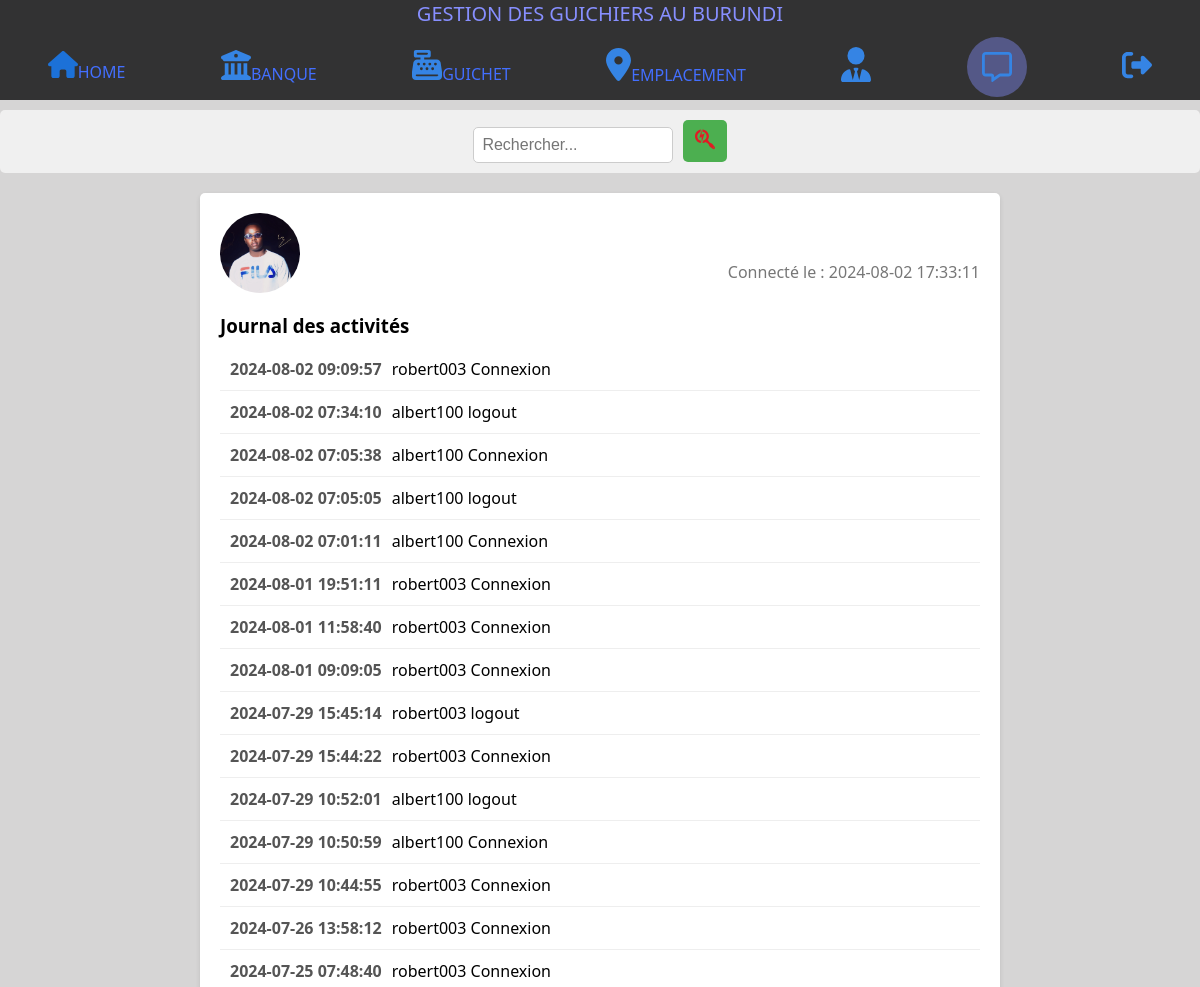
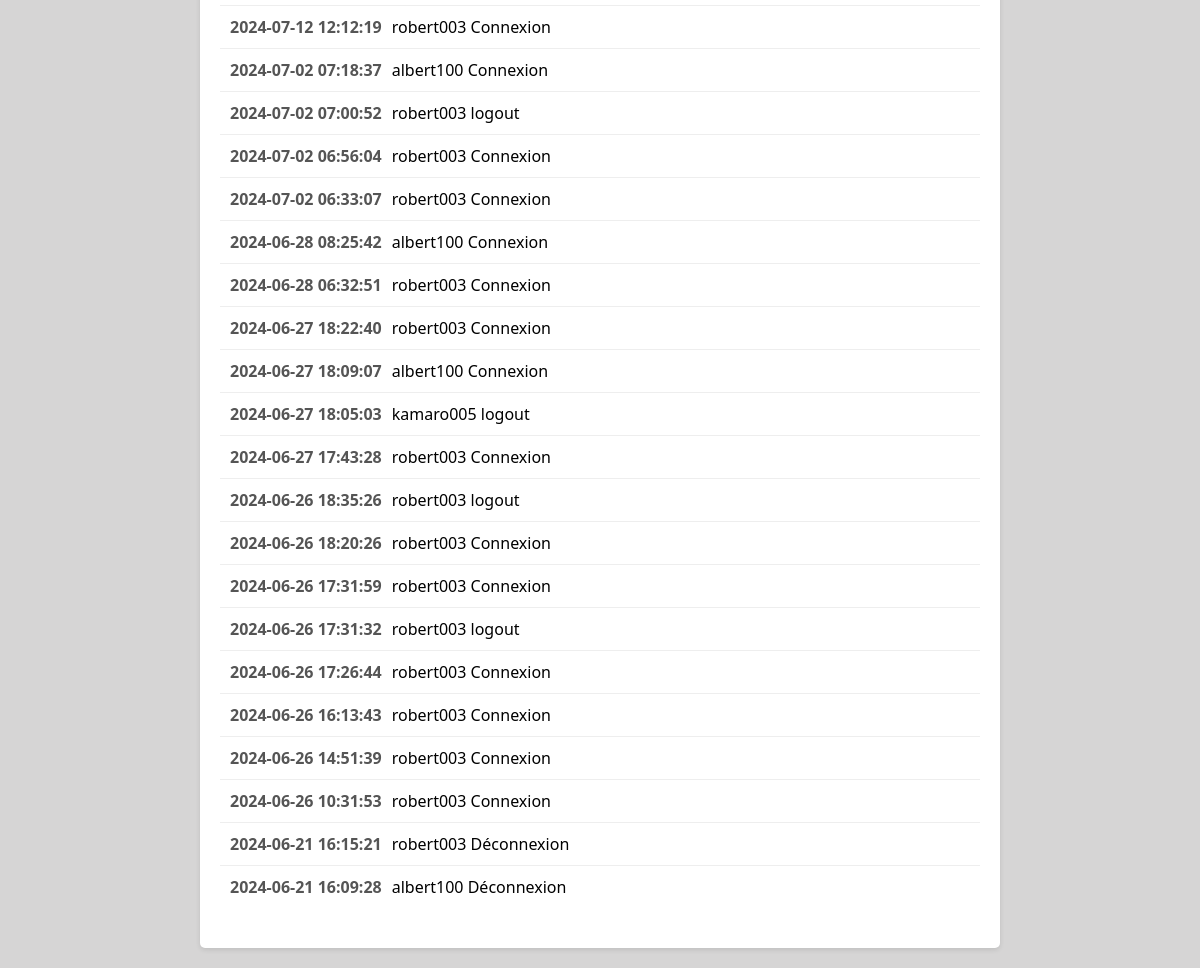
/rorton/admintime.php (signed in), run on the app's committed database (2 pictures, top to bottom).
### tables this page shows
CREATE TABLE `adminaute` (
  `id` int(11) NOT NULL,
  `username` varchar(255) NOT NULL,
  `password` varchar(255) NOT NULL,
  `photo_profil` varchar(255) DEFAULT '',
  `status` varchar(255) DEFAULT 'inactive',
  `role` varchar(30) NOT NULL DEFAULT 'admin'
);

CREATE TABLE `activity_log` (
  `id` int(11) NOT NULL,
  `username` varchar(255) NOT NULL,
  `event` varchar(255) NOT NULL,
  `timestamp` timestamp NOT NULL DEFAULT current_timestamp()
);

### rorton/admintime.php (the view, shortened to what this page needs)
<!DOCTYPE html>
<html lang="en">
<head>
</head>
<?php
include("menu.php");
include("connect.php");
if (isset($_SESSION['username'])) {
    $sql = "SELECT photo_profil FROM adminaute WHERE username = :username";
    $stmt = $connect->prepare($sql);
    $stmt->bindParam(':username', $_SESSION['username'], PDO::PARAM_STR);
    $stmt->execute();
    $row = $stmt->fetch(PDO::FETCH_ASSOC);
    $photo_profil = $row['photo_profil'];
    echo "<div class='container'>";
    echo "<div class='user-info'>";
    if (!empty($photo_profil)) {
        echo "<img src='" . $photo_profil . "' alt='Photo de profil'>";
    } else {
        echo "<img src='placeholder.png' alt='Photo de profil'>";
    }
    echo "<div class='user-details'>";
    echo "<h2>" . $_SESSION['username'] . "</h2>";
    echo "<p>Connecté le : " . date("Y-m-d H:i:s") . "</p>";
    echo "</div>";
    echo "</div>";
    echo "<div class='activity-log'>";
    echo "<h3>Journal des activités</h3>";
    $sql = "SELECT * FROM activity_log ORDER BY timestamp DESC";
    $stmt = $connect->prepare($sql);
    $stmt->execute();
    while ($row = $stmt->fetch(PDO::FETCH_ASSOC)) {
        echo "<div class='activity-entry'>";
        echo "<span class='time'>" . $row['timestamp'] . "</span>";
        echo "<span class='event'>" . $row['username'] . " " . $row['event'] . "</span>";
        echo "</div>";
    }
    echo "</div>";
    echo "</div>";
} else {
    header("Location: index.php");
    exit;
}
?>
<body>
</body>
</html>

### rorton/menu.css (style rules this page uses)
* { padding: 0; margin:0; box-sizing: border-box; }
body { background: #d6d5d5; font-family: 'Segoe UI', Tahoma, Geneva, Verdana, sans-serif; }
h2 { text-align: center; color: white; }

### rorton/admintime.php (style rules this page uses)
body { font-family: sans-serif; margin: 0; padding: 0; background-color: #f4f4f4; }
.container { max-width: 800px; margin: 20px auto; background-color: #fff; padding: 20px; border-radius: 5px; box-shadow: 0 2px 5px rgba(0, 0, 0, 0.1); }
.user-info { display: flex; justify-content: space-between; align-items: center; margin-bottom: 20px; }
.user-info img { width: 80px; height: 80px; border-radius: 50%; object-fit: cover; }
.user-details { margin-left: 20px; }
.user-details h2 { margin-bottom: 5px; }
.user-details p { margin-bottom: 0; color: #777; }
.activity-log { margin-bottom: 20px; }
.activity-log h3 { margin-bottom: 10px; }
.activity-entry { padding: 10px; border-bottom: 1px solid #eee; }
.activity-entry:last-child { border-bottom: none; }
.activity-entry .time { font-weight: bold; color: #555; }
.activity-entry .event { margin-left: 10px; }

### data on the page
adminaute: photo_profil (picture)
activity_log: timestamp "2024-08-02 09:09:57", username "robert003", event "Connexion"
activity_log: timestamp "2024-08-02 07:34:10", username "albert100", event "logout"
activity_log: timestamp "2024-08-02 07:05:38", username "albert100", event "Connexion"
activity_log: timestamp "2024-08-02 07:05:05", username "albert100", event "logout"
activity_log: timestamp "2024-08-02 07:01:11", username "albert100", event "Connexion"
activity_log: timestamp "2024-08-01 19:51:11", username "robert003", event "Connexion"
activity_log: timestamp "2024-08-01 11:58:40", username "robert003", event "Connexion"
activity_log: timestamp "2024-08-01 09:09:05", username "robert003", event "Connexion"
activity_log: timestamp "2024-07-29 15:45:14", username "robert003", event "logout"
activity_log: timestamp "2024-07-29 15:44:22", username "robert003", event "Connexion"
activity_log: timestamp "2024-07-29 10:52:01", username "albert100", event "logout"
activity_log: timestamp "2024-07-29 10:50:59", username "albert100", event "Connexion"
activity_log: timestamp "2024-07-29 10:44:55", username "robert003", event "Connexion"
activity_log: timestamp "2024-07-26 13:58:12", username "robert003", event "Connexion"
activity_log: timestamp "2024-07-25 07:48:40", username "robert003", event "Connexion"
activity_log: timestamp "2024-07-12 12:12:19", username "robert003", event "Connexion"
activity_log: timestamp "2024-07-02 07:18:37", username "albert100", event "Connexion"
activity_log: timestamp "2024-07-02 07:00:52", username "robert003", event "logout"
activity_log: timestamp "2024-07-02 06:56:04", username "robert003", event "Connexion"
activity_log: timestamp "2024-07-02 06:33:07", username "robert003", event "Connexion"
activity_log: timestamp "2024-06-28 08:25:42", username "albert100", event "Connexion"
activity_log: timestamp "2024-06-28 06:32:51", username "robert003", event "Connexion"
activity_log: timestamp "2024-06-27 18:22:40", username "robert003", event "Connexion"
activity_log: timestamp "2024-06-27 18:09:07", username "albert100", event "Connexion"
activity_log: timestamp "2024-06-27 18:05:03", username "kamaro005", event "logout"
activity_log: timestamp "2024-06-27 17:43:28", username "robert003", event "Connexion"
activity_log: timestamp "2024-06-26 18:35:26", username "robert003", event "logout"
activity_log: timestamp "2024-06-26 18:20:26", username "robert003", event "Connexion"
activity_log: timestamp "2024-06-26 17:31:59", username "robert003", event "Connexion"
activity_log: timestamp "2024-06-26 17:31:32", username "robert003", event "logout"
activity_log: timestamp "2024-06-26 17:26:44", username "robert003", event "Connexion"
activity_log: timestamp "2024-06-26 16:13:43", username "robert003", event "Connexion"
activity_log: timestamp "2024-06-26 14:51:39", username "robert003", event "Connexion"
activity_log: timestamp "2024-06-26 10:31:53", username "robert003", event "Connexion"
activity_log: timestamp "2024-06-21 16:15:21", username "robert003", event "Déconnexion"
activity_log: timestamp "2024-06-21 16:09:28", username "albert100", event "Déconnexion"
